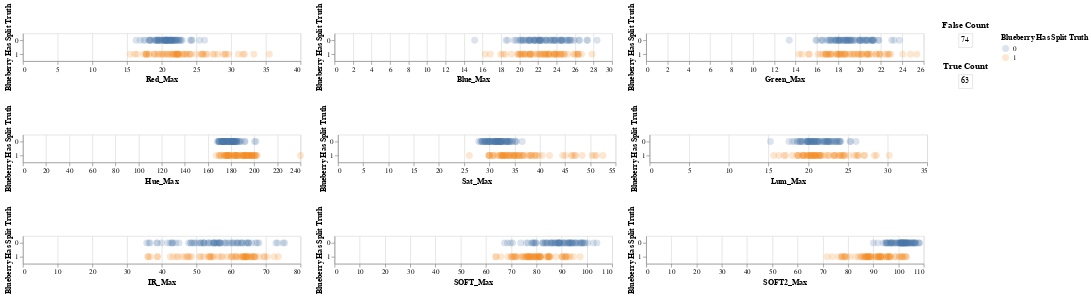

Write notebook code for a chart like this one.
### Markdown cell above
## Max Plot

### Code cell
## set type interval

choice = frame
brush4 = alt.selection_interval(encodings=['x'])

chart = alt.Chart(choice).mark_circle(opacity = 0.2, size = 100).encode(
    y = 'Blueberry Has Split Truth:N',
    color = alt.condition(brush4, 'Blueberry Has Split Truth:N', alt.value('lightgray'))
).add_selection(
    brush4
)

# Base chart for Matrix
fp = alt.Chart(choice[choice['Blueberry Has Split Truth'] == 0]).mark_text().encode(
  y=alt.Y('count:O',axis=None)
).transform_filter(
    brush4
)

tp = alt.Chart(choice[choice['Blueberry Has Split Truth'] == 1]).mark_text().encode(
  y=alt.Y('count:O',axis=None)
).transform_filter(
    brush4
)

print('Correlation')
rounding = 3
print([round(corrMax['Red_Max']['Blueberry Has Split Truth'], rounding),round(corrMax['Blue_Max']['Blueberry Has Split Truth'], rounding),round(corrMax['Green_Max']['Blueberry Has Split Truth'], rounding)])
print([round(corrMax['Hue_Max']['Blueberry Has Split Truth'], rounding),round(corrMax['Sat_Max']['Blueberry Has Split Truth'], rounding),round(corrMax['Lum_Max']['Blueberry Has Split Truth'], rounding)])
print([round(corrMax['IR_Max']['Blueberry Has Split Truth'], rounding),round(corrMax['SOFT_Max']['Blueberry Has Split Truth'], rounding),round(corrMax['SOFT2_Max']['Blueberry Has Split Truth'], rounding)])

m_0 = fp.encode(text = 'count():N', key = 'Blueberry Has Split Truth').properties(title='False Count')
m_1 = tp.encode(text = 'count():N', key = 'Blueberry Has Split Truth').properties(title='True Count')

(chart.encode(x='Red_Max:Q') | chart.encode(x='Blue_Max:Q') | chart.encode(x='Green_Max:Q')) & (chart.encode(x='Hue_Max:Q') | chart.encode(x='Sat_Max:Q') | chart.encode(x='Lum_Max:Q'))  & (chart.encode(x='IR_Max:Q') | chart.encode(x='SOFT_Max:Q') | chart.encode(x='SOFT2_Max:Q')) | (m_0 & m_1)
